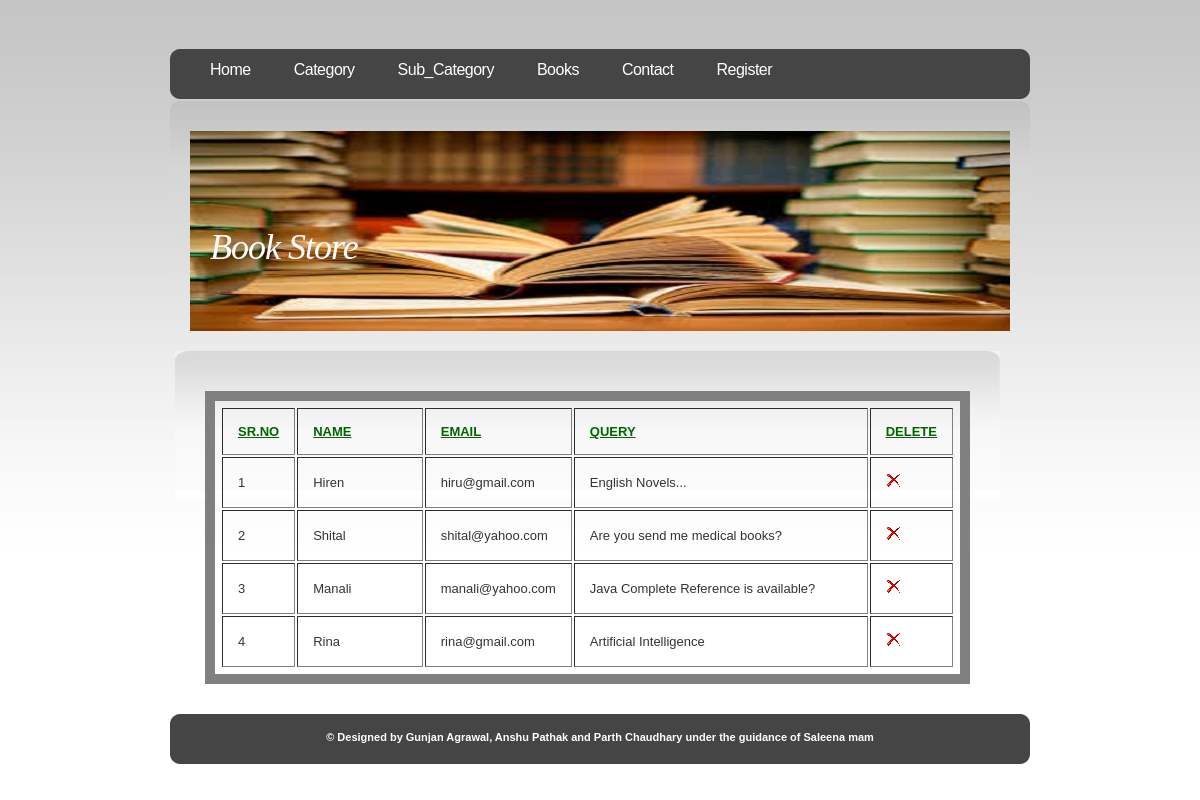
Page /admin/contact.php on the committed database.
### tables this page shows
CREATE TABLE IF NOT EXISTS `contact` (
  `con_id` int(4) NOT NULL AUTO_INCREMENT,
  `con_nm` varchar(25) NOT NULL,
  `con_email` varchar(35) NOT NULL,
  `con_query` longtext NOT NULL,
  PRIMARY KEY (`con_id`)
);

### admin/contact.php (the view, shortened to what this page needs)
<?php
require('includes/config.php');
	$q="select * from contact";
	 $res=mysqli_query($conn,$q) or die("Can't Execute Query...");
	?>
<!DOCTYPE html PUBLIC "-//W3C//DTD XHTML 1.0 Strict//EN" "http://www.w3.org/TR/xhtml1/DTD/xhtml1-strict.dtd">
<html xmlns="http://www.w3.org/1999/xhtml">
<head>
		<?php
			include("includes/head.inc.php");
		?>
</head>
<body>
<div id="header">
	<div id="menu">
		<?php
			include("includes/menu.inc.php");
		?>
	</div>
</div>
<div id="logo-wrap">
<div id="logo">
		<?php
			include("includes/logo.inc.php");
		?>
</div>
</div>
<div id="page">
	<div id="content">
		<div class="post">
			<h1 class="title"></h1>
			<div class="entry">
					<table border='1' WIDTH='100%'>
						<tr>
								<td WIDTH='10%' style="color:darkgreen"><b><u>SR.NO</u></b>
								<TD style="color:darkgreen" WIDTH='20%'><b><u>NAME</u></b>
								<TD style="color:darkgreen" WIDTH='20%'><b><u>EMAIL</u></b>
								<TD style="color:darkgreen" WIDTH='50%'><b><u>QUERY</u></b>
								<TD style="color:darkgreen" WIDTH='25%'><b><u>DELETE</u></b>
						</tr>
						<?php
							$count=1;
							while($row=mysqli_fetch_assoc($res))
							{
							echo '<tr>
										<td>'.$count.'
										<td>'.$row['con_nm'].'
										<td>'.$row['con_email'].'
										<td>'.$row['con_query'].'
										<td><a href="process_del_contact.php?id='.$row['con_id'].'"><img src="images/drop.png" ></a>
									</tr>';
									$count++;
							}
						?>
					</TABLE>
			</div>
		</div>
	</div>
	<div style="clear: both;">&nbsp;</div>
</div>
<div id="footer">
			<?php
				include("includes/footer.inc.php");
			?>
</div>
</body>
</html>

### admin/default.css (style rules this page uses)
body { margin-top: 49px; padding: 0; background: url(images/img01.jpg) repeat-x left top; font-family: "Trebuchet MS", Arial, Helvetica, sans-serif; font-size: 13px; color: #333333; }
h1, h2, h3 { margin: 0; font-weight: normal; color: #559106; }
h1 { letter-spacing: -1px; font-size: 32px; }
a:link { color: #4E8006; }
img { border: none; }
#header { width: 860px; height: 52px; margin: 0 auto; background: url(images/img02.jpg) no-repeat left top; }
#menu { float: left; width: 860px; height: 54px; }
#logo-wrap { width: 860px; margin: 0 auto; padding: 30px 0 20px 0; background: url(images/img03.jpg) no-repeat left top; }
#logo { width: 820px; height: 200px; margin: 0 auto; background: url(images/headerlogo1.jpg) no-repeat left top; }
#page { width: 850px; margin: 0 auto; }
#content { float: left; width: 825px; background: url(images/img10.jpg) no-repeat left top; }
.post { padding: 15px 15px; }
.post .title { margin-bottom: 20px; padding-bottom: 5px; }
.post .entry { padding: 0 15px; }
#footer { margin: 0 auto; height: 64px; min-height: 64px; padding: 0; }
html>body #footer { height: auto; }

### admin/contact.php (style rules this page uses)
table { padding:5px;border:10px solid gray }
td,th { padding:15px }

### rows in the picture
contact: con_nm "Hiren", con_email "hiru@gmail.com", con_query "English Novels..."
contact: con_nm "Shital", con_email "shital@yahoo.com", con_query "Are you send me medical books?"
contact: con_nm "Manali", con_email "manali@yahoo.com", con_query "Java Complete Reference is available?"
contact: con_nm "Rina", con_email "rina@gmail.com", con_query "Artificial Intelligence"
